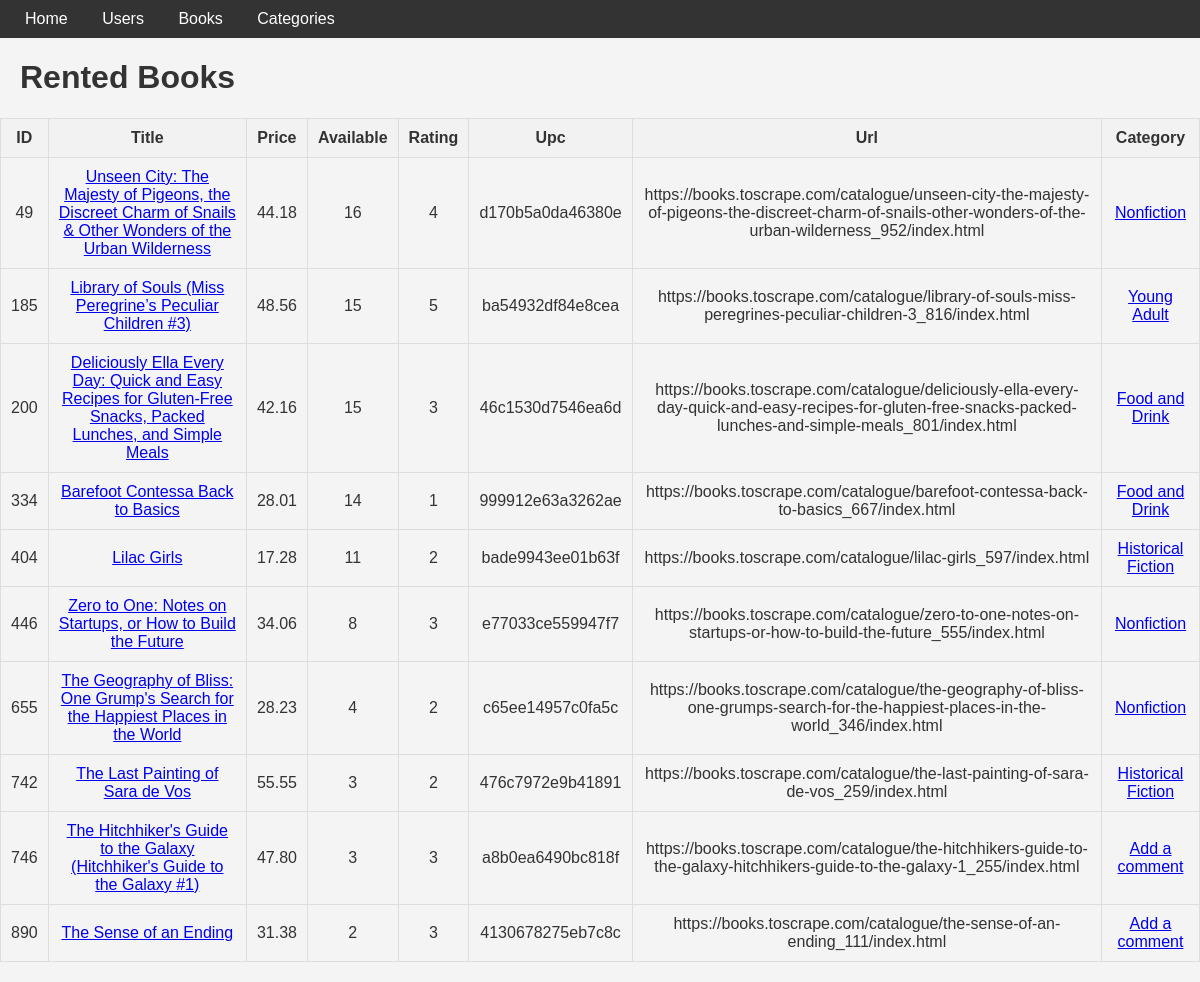
The page /rented on the database its author committed.
### models.py (models this page shows)
class Book(db.Model):
    id = mapped_column(Integer, primary_key=True)
    title = mapped_column(String)
    price = mapped_column(DECIMAL(10, 2))
    available = mapped_column(Integer, default=0)
    rating = mapped_column(Integer)
    upc = mapped_column(String)
    url = mapped_column(String)
    category = mapped_column(String)
    category_id = mapped_column(Integer, ForeignKey("category.id"))
    category = relationship("Category", back_populates="books")
    rentals = relationship("BookRental", back_populates="book")

class Category(db.Model):
    id = mapped_column(Integer, primary_key=True)
    name = mapped_column(String)
    books = relationship("Book", back_populates="category")

### app.py (the view)
@app.route("/rented")
def rented():
    book_ids_stmt = select(BookRental.book_id).where(BookRental.rented < datetime.now()).where(BookRental.returned == None)
    book_ids = [id for id in db.session.execute(book_ids_stmt).scalars()]
    ordered_books = select(Book).where(Book.id.in_(book_ids)).order_by(Book.id)
    books = db.session.execute(ordered_books).scalars()
    return render_template("rented.html", books=books)

### templates/rented.html
{% extends "base.html" %}
{% block content %}
<h1>Rented Books</h1>
<table>
    <tr>
      <th>ID</th>
      <th>Title</th>
      <th>Price</th>
      <th>Available</th>
      <th>Rating</th>
      <th>Upc</th>
      <th>Url</th>
      <th>Category</th>
    </tr>
    {% for book in books %}
    <tr>
        <td>{{ book.id }}</td>
        <td><a href="{{ url_for('book_detail', id=book.id) }}">{{ book.title }}</a></td>
        <td>{{ book.price }}</td>
        <td>{{ book.available }}</td>
        <td>{{ book.rating }}</td>
        <td>{{ book.upc }}</td>
        <td>{{ book.url }}</td>
        <td><a href="{{ url_for('category_detail', name=book.category.name) }}">{{ book.category.name }}</a></td>
    </tr>
    {% endfor %}
  </table>
{% endblock %}

### static/style.css (style rules this page uses)
body { font-family: Arial, sans-serif; background-color: #f4f4f4; color: #333; margin: 0; padding: 0; }
table { width: 100%; border-collapse: collapse; margin: 20px 0; }
table th, table td { padding: 10px; border: 1px solid #ddd; text-align: center; }
table th { background-color: #f2f2f2; }
h1 { color: #333; font-family: Arial, sans-serif; margin-left: 20px; }

### rows shown on the page
Book: id "49", title "Unseen City: The Majesty of Pigeons, the Discreet Charm of Snails & Other Wonders of the Urban Wilderness", price "44.18", available "16", rating "4", upc "d170b5a0da46380e", url "https://books.toscrape.com/catalogue/unseen-city-the-majesty-of-pigeons-the-discreet-charm-of-snails-other-wonders-of-the-urban-wilderness_952/index.html", category.name "Nonfiction"
Book: id "185", title "Library of Souls (Miss Peregrine’s Peculiar Children #3)", price "48.56", available "15", rating "5", upc "ba54932df84e8cea", url "https://books.toscrape.com/catalogue/library-of-souls-miss-peregrines-peculiar-children-3_816/index.html", category.name "Young Adult"
Book: id "200", title "Deliciously Ella Every Day: Quick and Easy Recipes for Gluten-Free Snacks, Packed Lunches, and Simple Meals", price "42.16", available "15", rating "3", upc "46c1530d7546ea6d", url "https://books.toscrape.com/catalogue/deliciously-ella-every-day-quick-and-easy-recipes-for-gluten-free-snacks-packed-lunches-and-simple-meals_801/index.html", category.name "Food and Drink"
Book: id "334", title "Barefoot Contessa Back to Basics", price "28.01", available "14", rating "1", upc "999912e63a3262ae", url "https://books.toscrape.com/catalogue/barefoot-contessa-back-to-basics_667/index.html", category.name "Food and Drink"
Book: id "404", title "Lilac Girls", price "17.28", available "11", rating "2", upc "bade9943ee01b63f", url "https://books.toscrape.com/catalogue/lilac-girls_597/index.html", category.name "Historical Fiction"
Book: id "446", title "Zero to One: Notes on Startups, or How to Build the Future", price "34.06", available "8", rating "3", upc "e77033ce559947f7", url "https://books.toscrape.com/catalogue/zero-to-one-notes-on-startups-or-how-to-build-the-future_555/index.html", category.name "Nonfiction"
Book: id "655", title "The Geography of Bliss: One Grump's Search for the Happiest Places in the World", price "28.23", available "4", rating "2", upc "c65ee14957c0fa5c", url "https://books.toscrape.com/catalogue/the-geography-of-bliss-one-grumps-search-for-the-happiest-places-in-the-world_346/index.html", category.name "Nonfiction"
Book: id "742", title "The Last Painting of Sara de Vos", price "55.55", available "3", rating "2", upc "476c7972e9b41891", url "https://books.toscrape.com/catalogue/the-last-painting-of-sara-de-vos_259/index.html", category.name "Historical Fiction"
Book: id "746", title "The Hitchhiker's Guide to the Galaxy (Hitchhiker's Guide to the Galaxy #1)", price "47.80", available "3", rating "3", upc "a8b0ea6490bc818f", url "https://books.toscrape.com/catalogue/the-hitchhikers-guide-to-the-galaxy-hitchhikers-guide-to-the-galaxy-1_255/index.html", category.name "Add a comment"
Book: id "890", title "The Sense of an Ending", price "31.38", available "2", rating "3", upc "4130678275eb7c8c", url "https://books.toscrape.com/catalogue/the-sense-of-an-ending_111/index.html", category.name "Add a comment"
